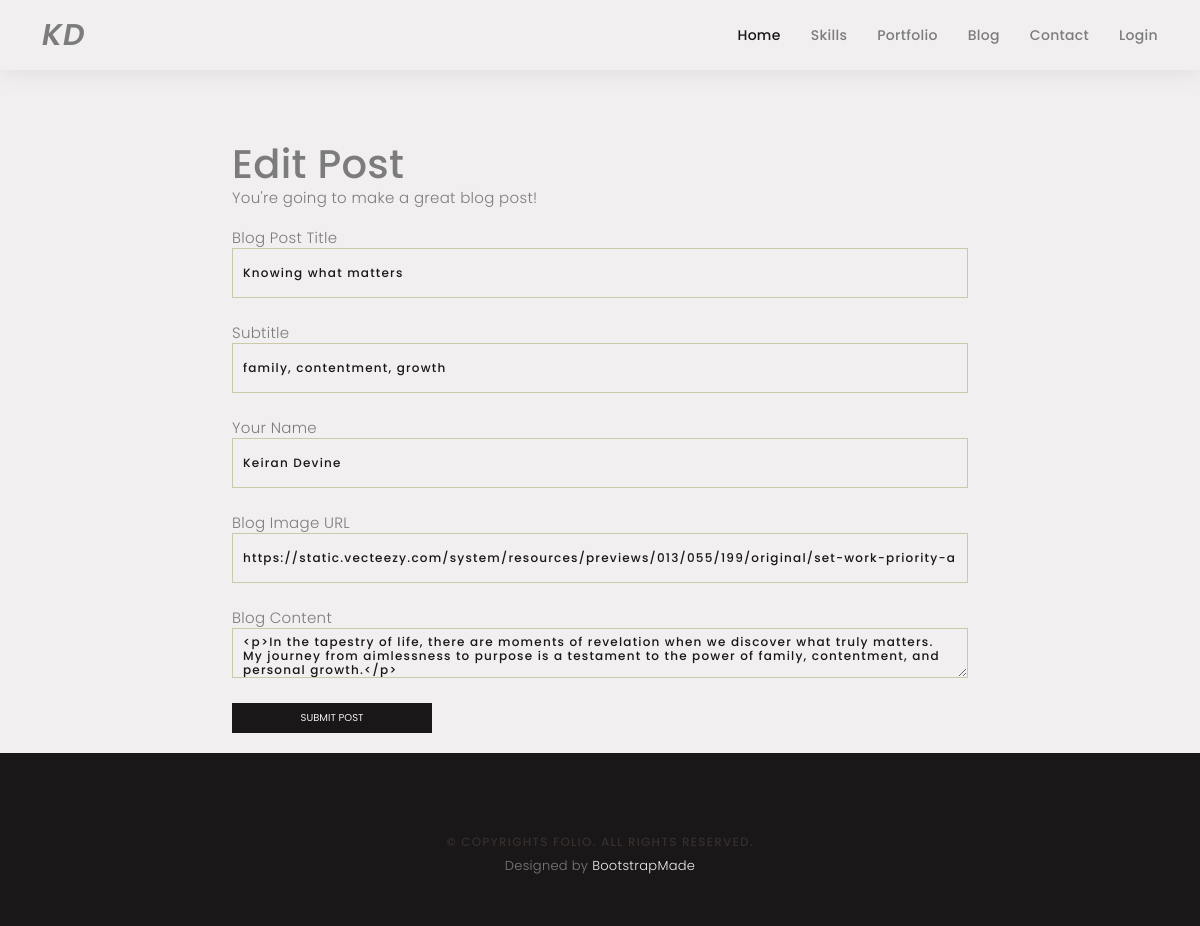
Before: /edit/3 with the older database file.
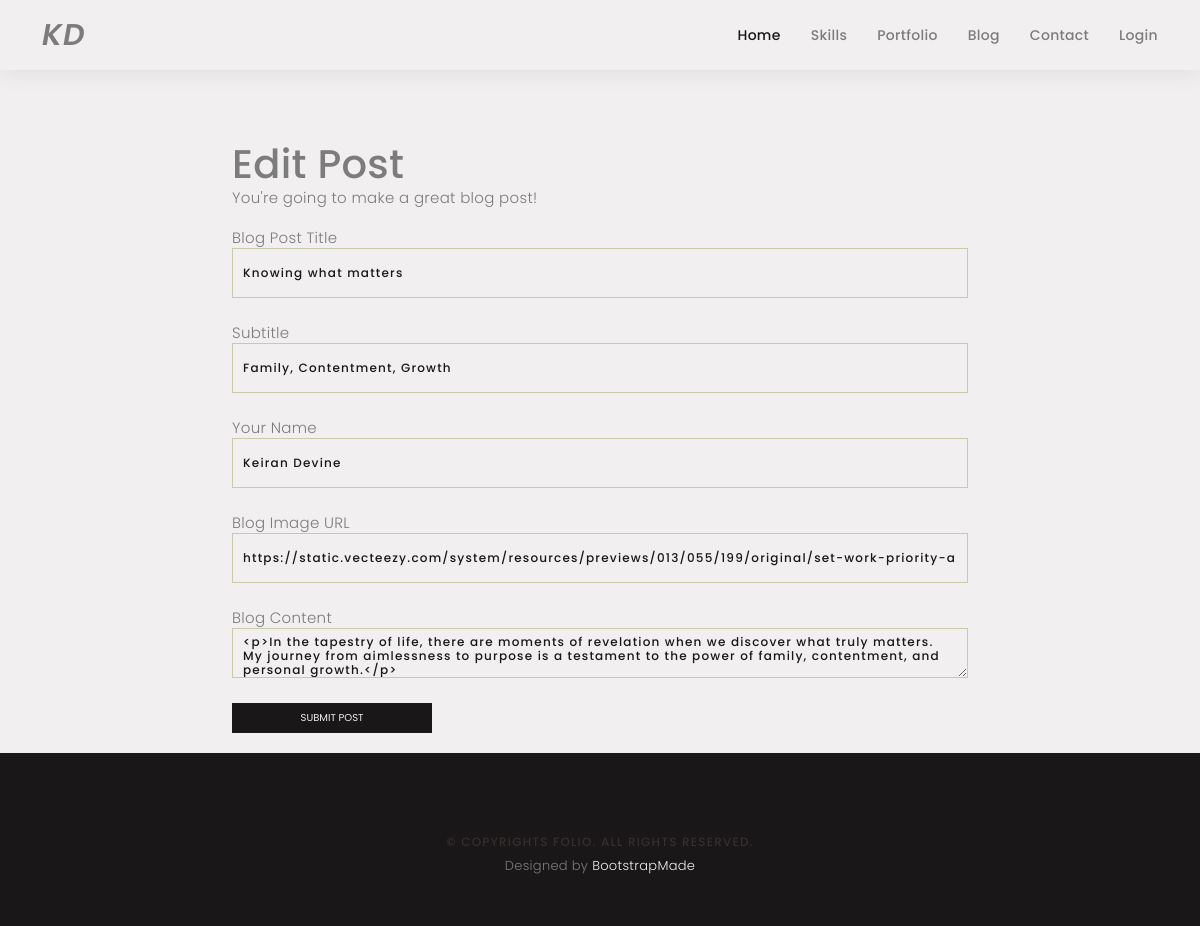
After: the same page with the newer database file.
### main.py (models this page shows)
class BlogPost(db.Model):
    id = db.Column(db.Integer, primary_key=True)
    title = db.Column(db.String(250), unique=True, nullable=False)
    subtitle = db.Column(db.String(250), nullable=False)
    date = db.Column(db.String(250), nullable=False)
    body = db.Column(db.Text, nullable=False)
    author = db.Column(db.String(250), nullable=False)
    img_url = db.Column(db.String(250), nullable=False)

### main.py (the view, shortened to what this page needs)
@app.route('/edit/<int:post_id>', methods=['GET', 'POST'])
def edit_post(post_id):
    post_to_edit = BlogPost.query.get(post_id)
    edit_form = CreatePostForm(
        title=post_to_edit.title,
        subtitle=post_to_edit.subtitle,
        author=post_to_edit.author,
        img_url=post_to_edit.img_url,
        body=post_to_edit.body
    )
    return render_template('make-post.html', id=post_id, form=edit_form)

### main.py
class CreatePostForm(FlaskForm):
    title = StringField("Blog Post Title", validators=[DataRequired()])
    subtitle = StringField("Subtitle", validators=[DataRequired()])
    author = StringField("Your Name", validators=[DataRequired()])
    img_url = StringField("Blog Image URL", validators=[DataRequired(), URL()])
    body = CKEditorField("Blog Content", validators=[DataRequired()])
    submit = SubmitField("Submit Post")

### templates/make-post.html (shortened to what this page needs)
{% extends 'base.html' %}
{% import "bootstrap/wtf.html" as wtf %}
{% block content %}
<br>
<br>
<div class="container">
      <div class="row">
        <div class="col-lg-8 col-md-10 mx-auto">
          <div class="page-heading">
            {% if id %}
            <h1>Edit Post</h1>
            {% else %}
            <h1>Create New Post</h1>
            {% endif %}
            <span class="subheading">You're going to make a great blog post!<br><br></span>
          </div>
        </div>
      </div>
    </div>
  <div class="container form-container">
    <div class="row">
      <div class="col-lg-8 col-md-10 mx-auto">
          {{ wtf.quick_form(form, button_map={'submit': 'primary'}) }}
      </div>
    </div>
  </div>
{% endblock %}

### templates/base.html (shortened to what this page needs)
<!doctype html>
<html lang="en">
  <!DOCTYPE html>
<html lang="en">
<head>
  <<link href="{{ url_for('static', filename='assets/vendor/bootstrap/css/bootstrap.min.css') }}" rel="stylesheet">
  <link href="{{ url_for('static', filename='assets/vendor/bootstrap-icons/bootstrap-icons.css') }}" rel="stylesheet">
  <link href="{{ url_for('static', filename='assets/vendor/boxicons/css/boxicons.min.css') }}" rel="stylesheet">
  <link href="{{ url_for('static', filename='assets/vendor/glightbox/css/glightbox.min.css') }}" rel="stylesheet">
  <link href="{{ url_for('static', filename='assets/vendor/swiper/swiper-bundle.min.css') }}" rel="stylesheet">
  <link href="{{ url_for('static', filename='assets/css/style.css') }}" rel="stylesheet">
  <link
    rel="stylesheet"
    href="https://cdnjs.cloudflare.com/ajax/libs/animate.css/4.1.1/animate.min.css"
  />
</head>
<body>
{% block navbar %}
  {% include "header.html" %}
{% endblock %}
{% block content %}{% endblock %}
<div id="footer" class="text-center">
    <div class="container footer-container">
      <p>&copy; Copyrights Folio. All rights reserved.</p>
      <div class="credits">
        Designed by <a class="template-link" href="https://bootstrapmade.com/">BootstrapMade</a>
      </div>
    </div>
  </div>
  </body>
</html></html>

### templates/header.html (shortened to what this page needs)
<!DOCTYPE html>
<html lang="en">
<head>
  <link href="static/assets/vendor/bootstrap/css/bootstrap.min.css" rel="stylesheet">
  <link href="static/assets/vendor/bootstrap-icons/bootstrap-icons.css" rel="stylesheet">
  <link href="static/assets/vendor/boxicons/css/boxicons.min.css" rel="stylesheet">
  <link href="static/assets/vendor/glightbox/css/glightbox.min.css" rel="stylesheet">
  <link href="static/assets/vendor/swiper/swiper-bundle.min.css" rel="stylesheet">
  <link href="static/assets/css/style.css" rel="stylesheet">
</head>
<body>
  <header id="header" class="fixed-top ">
    <div class="container d-flex align-items-center justify-content-between">
       <h1 class="logo"><a href="{{ url_for('home') }}">KD</a></h1>
      <nav id="navbar" class="navbar">
        <ul>
          <li><a class="nav-link scrollto active" href="{{url_for('home')}}">Home</a></li>
          <li><a class="nav-link scrollto" href="{{url_for('home')}}">Skills</a></li>
          <li><a class="nav-link  scrollto" href="{{url_for('home')}}">Portfolio</a></li>
          <li><a class="nav-link  scrollto" href="{{url_for('home')}}">Blog</a></li>
          <li><a class="nav-link scrollto" href="{{url_for('home')}}">Contact</a></li>
           {% if not current_user.is_authenticated: %}
          <li><a class="nav-link" href="{{url_for('login')}}">Login</a></li>
          {% else %}
          <li><a class="nav-link" href="{{url_for('logout')}}">Logout</a></li>
          {% endif %}
        </ul>
      </nav>
    </div>
  </header>
</body>
</html>

### static/assets/css/style.css (style rules this page uses)
body { background-color: #F1EFEF; color: #7D7C7C; font-family: "Poppins", helvetica; font-size: 15px; font-weight: 300; line-height: 20px; letter-spacing: 0.02em; overflow-x: hidden; margin: 0 auto; padding: 0; box-sizing: border-box; }
h1, h2, h3, h4, h5, h6 { margin: 0; }
a { color: #191717; text-decoration: none !important; transition: all 0.2s ease-in-out 0s; }
p { margin: 25px 0; padding: 0; font-size: 15px; color: #382E2E; line-height: 28px; }
.btn { display: inline-block; justify-content: center; align-items: center; background: #191717; border: medium none; border-radius: 0; color: #F1EFEF; font-size: 10px; height: 30px; line-height: 30px; padding: 0 30px; text-transform: uppercase; width: 120px; }
.form-control { background-color: #F1EFEF; border: 1px solid #CCC8AA; border-radius: 0; color: #191717; font-size: 12px; font-weight: 500; height: 50px; letter-spacing: 0.1em; padding-left: 10px; margin: 0 0 25px 0; line-height: 14px; }
#header { z-index: 997; padding: 15px 0; background-color: #F1EFEF; box-shadow: 0px 2px 25px rgba(0, 0, 0, 0.08); position: fixed; top: 0; }
#header .logo { font-size: 30px; margin: 0; padding: 0; line-height: 1; font-weight: 600; letter-spacing: 1px; font-family: "Poppins", sans-serif; font-style: italic; }
#header .logo a { color: #7D7C7C; }
.navbar { padding: 0; top: 0; }
.navbar ul { margin: 0; padding: 0; display: flex; list-style: none; align-items: center; }
.navbar a, .navbar a:focus { display: flex; align-items: center; justify-content: space-between; padding: 10px 0 10px 30px; font-family: "Poppins", sans-serif; font-size: 14px; font-weight: 500; color: #7D7C7C; white-space: nowrap; transition: 0.3s; }
.navbar a:hover, .navbar .active, .navbar .active:focus, .navbar li:hover>a { color: #191717; }
#submit { width: 200px; margin-bottom: 20px; }
#footer { background: #191717; padding-bottom: 50px; }
.footer-container { width: 100%; }
#footer p { font-size: 12px; letter-spacing: 0.1em; font-weight: 500; margin-bottom: 0; padding-top: 30px; text-transform: uppercase; }
.credits { font-size: 13px; }
.template-link { color: #F1EFEF; }
#footer { padding-top: 20px; }
.page-heading { margin-top: 100px; }

Changed rows visible on the page:
changed BlogPost "Knowing what matters": subtitle "family, contentment, growth" → "Family, Contentment, Growth"
